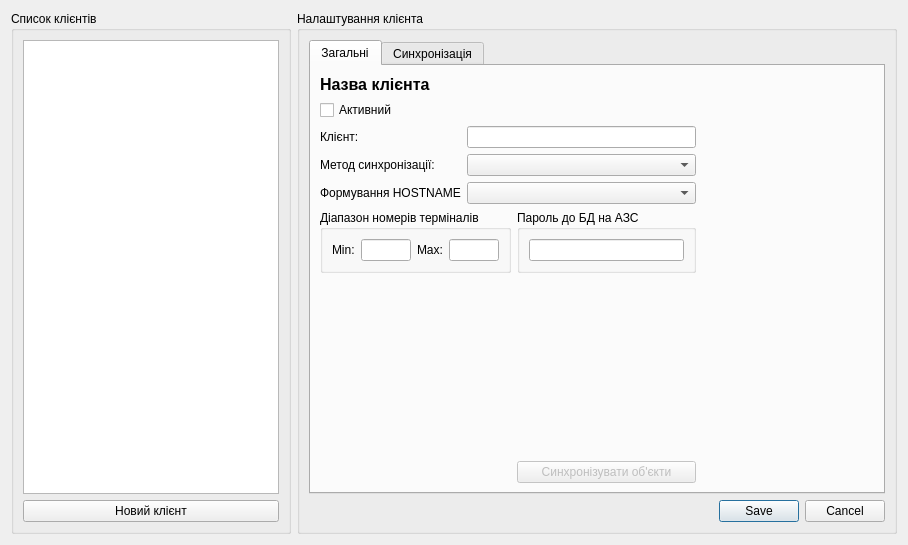
<?xml version="1.0" encoding="UTF-8"?>
<ui version="4.0">
 <class>ClientsListDialog</class>
 <widget class="QDialog" name="ClientsListDialog">
  <property name="geometry">
   <rect>
    <x>0</x>
    <y>0</y>
    <width>908</width>
    <height>545</height>
   </rect>
  </property>
  <property name="windowTitle">
   <string>Dialog</string>
  </property>
  <layout class="QGridLayout" name="gridLayout_3" columnstretch="0,1">
   <item row="0" column="0">
    <widget class="QGroupBox" name="groupBox">
     <property name="title">
      <string>Список клієнтів</string>
     </property>
     <layout class="QGridLayout" name="gridLayout">
      <item row="0" column="0">
       <widget class="QListWidget" name="clientsListWidget"/>
      </item>
      <item row="1" column="0">
       <widget class="QPushButton" name="newClientButton">
        <property name="text">
         <string>Новий клієнт</string>
        </property>
       </widget>
      </item>
     </layout>
    </widget>
   </item>
   <item row="0" column="1">
    <widget class="QGroupBox" name="groupBox_2">
     <property name="title">
      <string>Налаштування клієнта</string>
     </property>
     <layout class="QGridLayout" name="gridLayout_2">
      <item row="0" column="0">
       <widget class="QTabWidget" name="tabWidget">
        <property name="currentIndex">
         <number>0</number>
        </property>
        <widget class="QWidget" name="tabCommon">
         <attribute name="title">
          <string>Загальні</string>
         </attribute>
         <layout class="QGridLayout" name="gridLayout_6">
          <item row="0" column="0">
           <widget class="QLabel" name="labelTitle">
            <property name="font">
             <font>
              <pointsize>12</pointsize>
              <bold>true</bold>
             </font>
            </property>
            <property name="text">
             <string>Назва клієнта</string>
            </property>
           </widget>
          </item>
          <item row="5" column="3">
           <spacer name="horizontalSpacer">
            <property name="orientation">
             <enum>Qt::Orientation::Horizontal</enum>
            </property>
            <property name="sizeHint" stdset="0">
             <size>
              <width>40</width>
              <height>20</height>
             </size>
            </property>
           </spacer>
          </item>
          <item row="5" column="0" colspan="2">
           <widget class="QGroupBox" name="groupBox_3">
            <property name="title">
             <string>Діапазон номерів терміналів</string>
            </property>
            <layout class="QGridLayout" name="gridLayout_4">
             <item row="0" column="0">
              <widget class="QLabel" name="label_4">
               <property name="text">
                <string>Min:</string>
               </property>
              </widget>
             </item>
             <item row="0" column="1">
              <widget class="QLineEdit" name="lineEditMinTermID">
               <property name="minimumSize">
                <size>
                 <width>50</width>
                 <height>0</height>
                </size>
               </property>
               <property name="maximumSize">
                <size>
                 <width>50</width>
                 <height>16777215</height>
                </size>
               </property>
               <property name="jsonKey" stdset="0">
                <string>term_id_min</string>
               </property>
              </widget>
             </item>
             <item row="0" column="2">
              <widget class="QLabel" name="label_5">
               <property name="text">
                <string>Max:</string>
               </property>
              </widget>
             </item>
             <item row="0" column="3">
              <widget class="QLineEdit" name="lineEditMaxTermID">
               <property name="minimumSize">
                <size>
                 <width>50</width>
                 <height>0</height>
                </size>
               </property>
               <property name="maximumSize">
                <size>
                 <width>50</width>
                 <height>16777215</height>
                </size>
               </property>
               <property name="jsonKey" stdset="0">
                <string>term_id_max</string>
               </property>
              </widget>
             </item>
            </layout>
           </widget>
          </item>
          <item row="2" column="0">
           <widget class="QLabel" name="label">
            <property name="text">
             <string>Клієнт:</string>
            </property>
           </widget>
          </item>
          <item row="3" column="1" colspan="2">
           <widget class="QComboBox" name="comboBoxSyncMetod">
            <property name="jsonKey" stdset="0">
             <string>sync_method</string>
            </property>
           </widget>
          </item>
          <item row="4" column="0">
           <widget class="QLabel" name="label_3">
            <property name="text">
             <string>Формування HOSTNAME</string>
            </property>
           </widget>
          </item>
          <item row="1" column="0">
           <widget class="QCheckBox" name="checkBoxIsActive">
            <property name="text">
             <string>Активний</string>
            </property>
            <property name="jsonKey" stdset="0">
             <string>is_active</string>
            </property>
           </widget>
          </item>
          <item row="4" column="1" colspan="2">
           <widget class="QComboBox" name="comboBoxTemplateHostname">
            <property name="jsonKey" stdset="0">
             <string>ip_gen_method_id</string>
            </property>
           </widget>
          </item>
          <item row="5" column="2">
           <widget class="QGroupBox" name="groupBox_4">
            <property name="title">
             <string>Пароль до БД на АЗС</string>
            </property>
            <layout class="QGridLayout" name="gridLayout_5">
             <item row="0" column="0">
              <widget class="QLineEdit" name="lineEditAZSFbPass">
               <property name="jsonKey" stdset="0">
                <string>gas_station_db_password</string>
               </property>
              </widget>
             </item>
            </layout>
           </widget>
          </item>
          <item row="2" column="1" colspan="2">
           <widget class="QLineEdit" name="lineEditClientName">
            <property name="jsonKey" stdset="0">
             <string>client_name</string>
            </property>
           </widget>
          </item>
          <item row="6" column="2">
           <spacer name="verticalSpacer">
            <property name="orientation">
             <enum>Qt::Orientation::Vertical</enum>
            </property>
            <property name="sizeHint" stdset="0">
             <size>
              <width>20</width>
              <height>40</height>
             </size>
            </property>
           </spacer>
          </item>
          <item row="3" column="0">
           <widget class="QLabel" name="label_2">
            <property name="text">
             <string>Метод синхронізації:</string>
            </property>
           </widget>
          </item>
          <item row="7" column="2">
           <widget class="QPushButton" name="pushButtonSync">
            <property name="enabled">
             <bool>false</bool>
            </property>
            <property name="text">
             <string>Синхронізувати об'єкти</string>
            </property>
           </widget>
          </item>
         </layout>
        </widget>
        <widget class="QWidget" name="tabSynck">
         <attribute name="title">
          <string>Синхронізація</string>
         </attribute>
         <layout class="QGridLayout" name="gridLayout_7">
          <item row="0" column="0">
           <widget class="QStackedWidget" name="stackedWidgetSync">
            <property name="currentIndex">
             <number>2</number>
            </property>
            <widget class="QWidget" name="pageDirect">
             <layout class="QGridLayout" name="gridLayout_9">
              <item row="0" column="0">
               <widget class="QGroupBox" name="groupBoxDatabase">
                <property name="minimumSize">
                 <size>
                  <width>352</width>
                  <height>201</height>
                 </size>
                </property>
                <property name="title">
                 <string>Центральна база даних</string>
                </property>
                <layout class="QGridLayout" name="gridLayout_8">
                 <item row="5" column="1" colspan="2">
                  <widget class="QLineEdit" name="lineEditPass">
                   <property name="minimumSize">
                    <size>
                     <width>0</width>
                     <height>24</height>
                    </size>
                   </property>
                   <property name="echoMode">
                    <enum>QLineEdit::EchoMode::Password</enum>
                   </property>
                   <property name="jsonKey" stdset="0">
                    <string>config_direct.db_password</string>
                   </property>
                  </widget>
                 </item>
                 <item row="0" column="2">
                  <widget class="QLabel" name="label_6">
                   <property name="text">
                    <string>Порт</string>
                   </property>
                  </widget>
                 </item>
                 <item row="6" column="0" colspan="3">
                  <widget class="QPushButton" name="pushButtonCheckConnections">
                   <property name="minimumSize">
                    <size>
                     <width>0</width>
                     <height>24</height>
                    </size>
                   </property>
                   <property name="toolTip">
                    <string>&lt;html&gt;&lt;head/&gt;&lt;body&gt;&lt;p&gt;Перевірка доступносты серверу&lt;/p&gt;&lt;/body&gt;&lt;/html&gt;</string>
                   </property>
                   <property name="text">
                    <string>Перевірка підключення</string>
                   </property>
                   <property name="icon">
                    <iconset>
                     <normaloff>:/Images/database_check_icon.png</normaloff>:/Images/database_check_icon.png</iconset>
                   </property>
                  </widget>
                 </item>
                 <item row="0" column="0">
                  <widget class="QLabel" name="label_7">
                   <property name="text">
                    <string>Ім'я сервера</string>
                   </property>
                  </widget>
                 </item>
                 <item row="2" column="0">
                  <widget class="QLabel" name="label_8">
                   <property name="text">
                    <string>Файл бази даних</string>
                   </property>
                  </widget>
                 </item>
                 <item row="1" column="2">
                  <widget class="QSpinBox" name="spinBoxPort">
                   <property name="minimumSize">
                    <size>
                     <width>100</width>
                     <height>24</height>
                    </size>
                   </property>
                   <property name="maximumSize">
                    <size>
                     <width>100</width>
                     <height>16777215</height>
                    </size>
                   </property>
                   <property name="buttonSymbols">
                    <enum>QAbstractSpinBox::ButtonSymbols::UpDownArrows</enum>
                   </property>
                   <property name="maximum">
                    <number>65535</number>
                   </property>
                   <property name="stepType">
                    <enum>QAbstractSpinBox::StepType::DefaultStepType</enum>
                   </property>
                   <property name="value">
                    <number>3050</number>
                   </property>
                   <property name="jsonKey" stdset="0">
                    <string>config_direct.db_port</string>
                   </property>
                  </widget>
                 </item>
                 <item row="5" column="0">
                  <widget class="QLineEdit" name="lineEditUser">
                   <property name="minimumSize">
                    <size>
                     <width>0</width>
                     <height>24</height>
                    </size>
                   </property>
                   <property name="jsonKey" stdset="0">
                    <string>config_direct.db_user</string>
                   </property>
                  </widget>
                 </item>
                 <item row="4" column="1">
                  <widget class="QLabel" name="label_9">
                   <property name="text">
                    <string>Пароль</string>
                   </property>
                  </widget>
                 </item>
                 <item row="4" column="0">
                  <widget class="QLabel" name="label_10">
                   <property name="text">
                    <string>Користувач</string>
                   </property>
                  </widget>
                 </item>
                 <item row="3" column="0" colspan="3">
                  <widget class="QLineEdit" name="lineEditDBFileName">
                   <property name="minimumSize">
                    <size>
                     <width>0</width>
                     <height>24</height>
                    </size>
                   </property>
                   <property name="jsonKey" stdset="0">
                    <string>config_direct.db_path</string>
                   </property>
                  </widget>
                 </item>
                 <item row="1" column="0" colspan="2">
                  <widget class="QLineEdit" name="lineEditServerName">
                   <property name="minimumSize">
                    <size>
                     <width>0</width>
                     <height>24</height>
                    </size>
                   </property>
                   <property name="jsonKey" stdset="0">
                    <string>config_direct.db_host</string>
                   </property>
                  </widget>
                 </item>
                </layout>
               </widget>
              </item>
              <item row="0" column="1">
               <spacer name="horizontalSpacer_2">
                <property name="orientation">
                 <enum>Qt::Orientation::Horizontal</enum>
                </property>
                <property name="sizeHint" stdset="0">
                 <size>
                  <width>179</width>
                  <height>20</height>
                 </size>
                </property>
               </spacer>
              </item>
              <item row="1" column="0">
               <spacer name="verticalSpacer_2">
                <property name="orientation">
                 <enum>Qt::Orientation::Vertical</enum>
                </property>
                <property name="sizeHint" stdset="0">
                 <size>
                  <width>20</width>
                  <height>155</height>
                 </size>
                </property>
               </spacer>
              </item>
             </layout>
            </widget>
            <widget class="QWidget" name="pagePalantir">
             <layout class="QGridLayout" name="gridLayout_10">
              <item row="0" column="0">
               <widget class="QLabel" name="label_11">
                <property name="text">
                 <string>API_KEY</string>
                </property>
               </widget>
              </item>
              <item row="0" column="1">
               <widget class="QLineEdit" name="lineEditApiKeyPalantir">
                <property name="jsonKey" stdset="0">
                 <string>config_palantir.api_key</string>
                </property>
               </widget>
              </item>
             </layout>
            </widget>
            <widget class="QWidget" name="pageFile">
             <layout class="QGridLayout" name="gridLayout_11">
              <item row="0" column="0">
               <widget class="QLabel" name="label_12">
                <property name="text">
                 <string>Шлях до теки імпорту</string>
                </property>
               </widget>
              </item>
              <item row="0" column="1">
               <widget class="QLineEdit" name="lineEditPathroFile">
                <property name="jsonKey" stdset="0">
                 <string>config_file.import_path</string>
                </property>
               </widget>
              </item>
             </layout>
            </widget>
           </widget>
          </item>
         </layout>
        </widget>
       </widget>
      </item>
      <item row="1" column="0">
       <widget class="QDialogButtonBox" name="buttonBox">
        <property name="standardButtons">
         <set>QDialogButtonBox::StandardButton::Cancel|QDialogButtonBox::StandardButton::Save</set>
        </property>
       </widget>
      </item>
     </layout>
    </widget>
   </item>
  </layout>
 </widget>
 <tabstops>
  <tabstop>clientsListWidget</tabstop>
  <tabstop>tabWidget</tabstop>
  <tabstop>checkBoxIsActive</tabstop>
  <tabstop>lineEditClientName</tabstop>
  <tabstop>comboBoxSyncMetod</tabstop>
  <tabstop>comboBoxTemplateHostname</tabstop>
  <tabstop>lineEditMinTermID</tabstop>
  <tabstop>lineEditMaxTermID</tabstop>
  <tabstop>lineEditAZSFbPass</tabstop>
  <tabstop>lineEditServerName</tabstop>
  <tabstop>spinBoxPort</tabstop>
  <tabstop>lineEditDBFileName</tabstop>
  <tabstop>lineEditUser</tabstop>
  <tabstop>lineEditPass</tabstop>
  <tabstop>pushButtonCheckConnections</tabstop>
  <tabstop>lineEditApiKeyPalantir</tabstop>
  <tabstop>lineEditPathroFile</tabstop>
  <tabstop>newClientButton</tabstop>
 </tabstops>
 <resources/>
 <connections/>
</ui>
